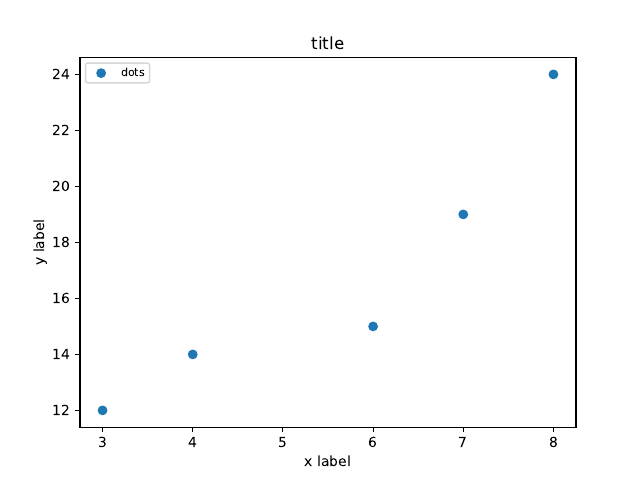

Python code for this plot:
import matplotlib.pyplot as plt

def myplot(plot):
    def wrapper(*args, **kwargs):
        plt.rc('font', size=10) #controls default text size
        plt.rc('axes', titlesize=12) #fontsize of the title
        plt.rc('axes', labelsize=10) #fontsize of the x and y labels
        plt.rc('xtick', labelsize=10) #fontsize of the x tick labels
        plt.rc('ytick', labelsize=10) #fontsize of the y tick labels
        plt.rc('legend', fontsize=8) #fontsize of the legend
        output=plot(*args, **kwargs)
        return output
    return wrapper

x = [3, 4, 6, 7, 8]
y = [12, 14, 15, 19, 24]

#create a scatter plot with customized font sizes
@myplot
def plot(x, y):
    fig = plt.figure()
    ax = fig.add_subplot()
    ax.scatter(x, y, label="dots")
    ax.set_title('title')
    ax.set_xlabel('x label')
    ax.set_ylabel('y label')
    ax.legend()
    return fig

fig = plot(x, y)
fig.savefig("es2.pdf")
plt.show()
